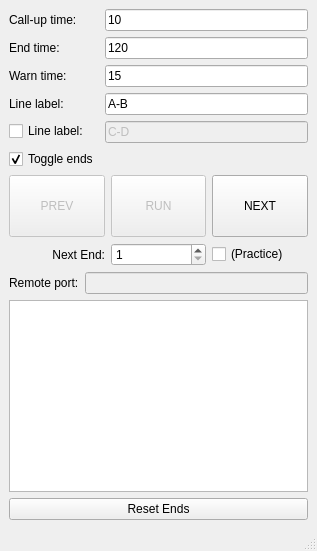
<?xml version="1.0" encoding="UTF-8"?>
<ui version="4.0">
 <class>TimerControlBox</class>
 <widget class="QMainWindow" name="TimerControlBox">
  <property name="geometry">
   <rect>
    <x>0</x>
    <y>0</y>
    <width>317</width>
    <height>551</height>
   </rect>
  </property>
  <property name="sizePolicy">
   <sizepolicy hsizetype="MinimumExpanding" vsizetype="MinimumExpanding">
    <horstretch>0</horstretch>
    <verstretch>0</verstretch>
   </sizepolicy>
  </property>
  <property name="windowTitle">
   <string>Archery Timer Control Box</string>
  </property>
  <widget class="QWidget" name="centralwidget">
   <layout class="QGridLayout" name="gridLayout">
    <item row="0" column="0">
     <layout class="QVBoxLayout" name="verticalLayout">
      <item>
       <layout class="QFormLayout" name="formLayout">
        <item row="0" column="0">
         <widget class="QLabel" name="label">
          <property name="text">
           <string>Call-up time:</string>
          </property>
         </widget>
        </item>
        <item row="0" column="1">
         <widget class="QLineEdit" name="callup_time_text">
          <property name="sizePolicy">
           <sizepolicy hsizetype="Preferred" vsizetype="Fixed">
            <horstretch>0</horstretch>
            <verstretch>0</verstretch>
           </sizepolicy>
          </property>
          <property name="toolTip">
           <string>Enter the time (in seconds for archers to be called to the line.</string>
          </property>
          <property name="inputMethodHints">
           <set>Qt::ImhNone</set>
          </property>
          <property name="text">
           <string>10</string>
          </property>
          <property name="maxLength">
           <number>6</number>
          </property>
         </widget>
        </item>
        <item row="1" column="0">
         <widget class="QLabel" name="label_2">
          <property name="text">
           <string>End time:</string>
          </property>
         </widget>
        </item>
        <item row="1" column="1">
         <widget class="QLineEdit" name="end_time_text">
          <property name="sizePolicy">
           <sizepolicy hsizetype="Preferred" vsizetype="Preferred">
            <horstretch>0</horstretch>
            <verstretch>0</verstretch>
           </sizepolicy>
          </property>
          <property name="toolTip">
           <string>Enter time (in seconds) for shooting the end.</string>
          </property>
          <property name="text">
           <string>120</string>
          </property>
          <property name="maxLength">
           <number>6</number>
          </property>
         </widget>
        </item>
        <item row="3" column="1">
         <widget class="QLineEdit" name="line_ab_text">
          <property name="sizePolicy">
           <sizepolicy hsizetype="Preferred" vsizetype="Fixed">
            <horstretch>0</horstretch>
            <verstretch>0</verstretch>
           </sizepolicy>
          </property>
          <property name="text">
           <string>A-B</string>
          </property>
         </widget>
        </item>
        <item row="4" column="0">
         <widget class="QCheckBox" name="line_cd_check">
          <property name="text">
           <string>Line label:</string>
          </property>
          <property name="checked">
           <bool>false</bool>
          </property>
         </widget>
        </item>
        <item row="4" column="1">
         <widget class="QLineEdit" name="line_cd_text">
          <property name="enabled">
           <bool>false</bool>
          </property>
          <property name="sizePolicy">
           <sizepolicy hsizetype="Preferred" vsizetype="Fixed">
            <horstretch>0</horstretch>
            <verstretch>0</verstretch>
           </sizepolicy>
          </property>
          <property name="text">
           <string>C-D</string>
          </property>
         </widget>
        </item>
        <item row="3" column="0">
         <widget class="QLabel" name="label_6">
          <property name="text">
           <string>Line label:</string>
          </property>
         </widget>
        </item>
        <item row="2" column="1">
         <widget class="QLineEdit" name="warn_time_text">
          <property name="sizePolicy">
           <sizepolicy hsizetype="Preferred" vsizetype="Fixed">
            <horstretch>0</horstretch>
            <verstretch>0</verstretch>
           </sizepolicy>
          </property>
          <property name="cursor">
           <cursorShape>UpArrowCursor</cursorShape>
          </property>
          <property name="toolTip">
           <string>&lt;html&gt;&lt;head/&gt;&lt;body&gt;&lt;p&gt;Display warning color when this much time&lt;/p&gt;&lt;p&gt;remains in the end.&lt;/p&gt;&lt;/body&gt;&lt;/html&gt;</string>
          </property>
          <property name="text">
           <string>15</string>
          </property>
          <property name="maxLength">
           <number>6</number>
          </property>
         </widget>
        </item>
        <item row="2" column="0">
         <widget class="QLabel" name="label_7">
          <property name="text">
           <string>Warn time:</string>
          </property>
         </widget>
        </item>
        <item row="5" column="0">
         <widget class="QCheckBox" name="toggle_order_check">
          <property name="toolTip">
           <string>&lt;html&gt;&lt;head/&gt;&lt;body&gt;&lt;p&gt;When checked, the line order toggles for each end per World Archery rules. When un-checked, the line order is the same for every end, per NFAA rules.&lt;/p&gt;&lt;/body&gt;&lt;/html&gt;</string>
          </property>
          <property name="text">
           <string>Toggle ends</string>
          </property>
          <property name="checked">
           <bool>true</bool>
          </property>
         </widget>
        </item>
       </layout>
      </item>
      <item>
       <layout class="QHBoxLayout" name="horizontalLayout">
        <property name="sizeConstraint">
         <enum>QLayout::SetDefaultConstraint</enum>
        </property>
        <item>
         <widget class="QPushButton" name="prev_button">
          <property name="enabled">
           <bool>false</bool>
          </property>
          <property name="sizePolicy">
           <sizepolicy hsizetype="Minimum" vsizetype="MinimumExpanding">
            <horstretch>0</horstretch>
            <verstretch>0</verstretch>
           </sizepolicy>
          </property>
          <property name="text">
           <string>PREV</string>
          </property>
         </widget>
        </item>
        <item>
         <widget class="QPushButton" name="go_button">
          <property name="enabled">
           <bool>false</bool>
          </property>
          <property name="sizePolicy">
           <sizepolicy hsizetype="Minimum" vsizetype="MinimumExpanding">
            <horstretch>0</horstretch>
            <verstretch>0</verstretch>
           </sizepolicy>
          </property>
          <property name="text">
           <string>RUN</string>
          </property>
          <property name="checkable">
           <bool>true</bool>
          </property>
          <property name="flat">
           <bool>false</bool>
          </property>
         </widget>
        </item>
        <item>
         <widget class="QPushButton" name="next_button">
          <property name="sizePolicy">
           <sizepolicy hsizetype="Minimum" vsizetype="MinimumExpanding">
            <horstretch>0</horstretch>
            <verstretch>0</verstretch>
           </sizepolicy>
          </property>
          <property name="text">
           <string>NEXT</string>
          </property>
         </widget>
        </item>
       </layout>
      </item>
      <item>
       <layout class="QHBoxLayout" name="horizontalLayout_2">
        <item>
         <widget class="QLabel" name="label_5">
          <property name="sizePolicy">
           <sizepolicy hsizetype="Minimum" vsizetype="Preferred">
            <horstretch>0</horstretch>
            <verstretch>0</verstretch>
           </sizepolicy>
          </property>
          <property name="text">
           <string>Next End:</string>
          </property>
          <property name="alignment">
           <set>Qt::AlignRight|Qt::AlignTrailing|Qt::AlignVCenter</set>
          </property>
         </widget>
        </item>
        <item>
         <widget class="QSpinBox" name="end_count_box">
          <property name="minimum">
           <number>1</number>
          </property>
          <property name="value">
           <number>1</number>
          </property>
         </widget>
        </item>
        <item>
         <widget class="QCheckBox" name="practice_check">
          <property name="text">
           <string>(Practice)</string>
          </property>
         </widget>
        </item>
       </layout>
      </item>
      <item>
       <layout class="QHBoxLayout" name="horizontalLayout_3">
        <item>
         <widget class="QLabel" name="label_3">
          <property name="text">
           <string>Remote port:</string>
          </property>
         </widget>
        </item>
        <item>
         <widget class="QLineEdit" name="remote_port_text">
          <property name="enabled">
           <bool>false</bool>
          </property>
         </widget>
        </item>
       </layout>
      </item>
      <item>
       <layout class="QHBoxLayout" name="horizontalLayout_4"/>
      </item>
      <item>
       <widget class="QListWidget" name="ip_interface_list">
        <property name="enabled">
         <bool>true</bool>
        </property>
        <property name="uniformItemSizes">
         <bool>false</bool>
        </property>
        <property name="sortingEnabled">
         <bool>true</bool>
        </property>
       </widget>
      </item>
      <item>
       <widget class="QPushButton" name="reset_ends_button">
        <property name="text">
         <string>Reset Ends</string>
        </property>
       </widget>
      </item>
     </layout>
    </item>
   </layout>
  </widget>
  <widget class="QMenuBar" name="menubar">
   <property name="geometry">
    <rect>
     <x>0</x>
     <y>0</y>
     <width>317</width>
     <height>39</height>
    </rect>
   </property>
  </widget>
  <widget class="QStatusBar" name="statusbar"/>
 </widget>
 <tabstops>
  <tabstop>callup_time_text</tabstop>
  <tabstop>end_time_text</tabstop>
  <tabstop>warn_time_text</tabstop>
  <tabstop>line_ab_text</tabstop>
  <tabstop>line_cd_check</tabstop>
  <tabstop>line_cd_text</tabstop>
  <tabstop>prev_button</tabstop>
  <tabstop>go_button</tabstop>
  <tabstop>next_button</tabstop>
  <tabstop>reset_ends_button</tabstop>
  <tabstop>end_count_box</tabstop>
  <tabstop>practice_check</tabstop>
 </tabstops>
 <resources/>
 <connections/>
</ui>
